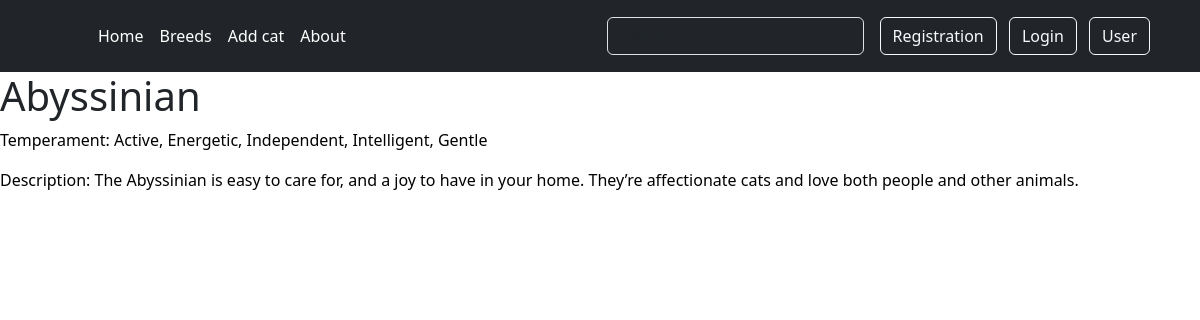
The app's page /cat_detail/2/ with its own data.
### about/models.py (models this page shows)
class Cat(models.Model):
    abb = models.CharField(max_length=4)
    name = models.CharField(max_length=30, verbose_name='Breed')
    temperament = models.CharField(max_length=150, verbose_name='Temperament')
    description = models.CharField(max_length=350, verbose_name='Description')
    wikipedia_url = models.CharField(max_length=150, verbose_name='Url')
    image = models.ImageField(upload_to='cat_images/', default='Aegean_Island_Cat.jpg')

### about/views.py (the view)
# urls.py: path('cat_detail/<int:cat_id>/', views.card_of_cat,name='cat_detail')
def card_of_cat(request, cat_id):
    cat = get_object_or_404(Cat, id=cat_id)
    return render(request, 'about/cat_detail.html', {'cat': cat})

### templates/about/cat_detail.html (shortened to what this page needs)
{% extends 'base.html' %}
{% block content %}
<h1>{{ cat.name }}</h1>
<p>Temperament: {{ cat.temperament }}</p>
<p>Description: {{ cat.description }}</p>
{% endblock %}

### templates/base.html (style rules this page uses)
p { color:black; }

### records on screen
Cat: name "Abyssinian", temperament "Active, Energetic, Independent, Intelligent, Gentle", description "The Abyssinian is easy to care for, and a joy to have in your home. They’re affectionate cats and love both people and other animals."
